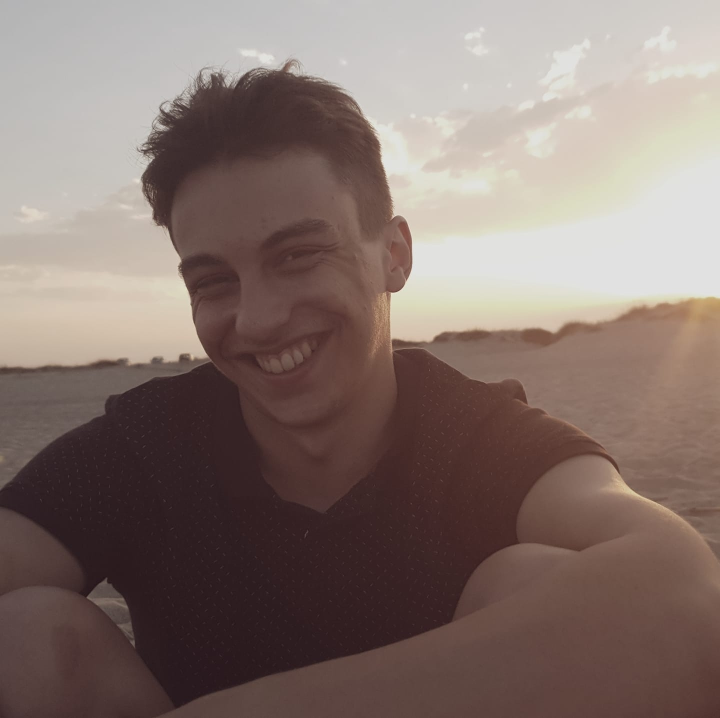
#> input picture image.jpg, 1440 x 1436 px (shown at 1/2 size)
$ python main.py image.jpg 5
#> lines starting #> are read from the running program, lines starting #| are printed output that depends on the picture
import argparse
import cv2
import math


def make_parser():
    parser = argparse.ArgumentParser()
    parser.add_argument("image", help="path to the image to be converted")
    parser.add_argument("ratio", type=int, help="x = one character for each block of x by x pixels")
    return parser


def main(args):
    array = [32, 46, 44, 39, 96, 34, 45, 126, 58, 95, 59, 43, 124, 94, 47, 92, 105, 114, 118, 121, 61, 106, 33, 40, 41,
             108, 60, 62, 84, 116, 73, 76, 89, 91, 93, 99, 102, 110, 74, 120, 122, 123, 125, 55, 117, 49, 63, 115, 37,
             42, 86, 88, 111, 107, 104, 119, 67, 70, 101, 112, 113, 35, 38, 65, 90, 109, 85, 97, 79, 36, 52, 80, 98,
             100, 72, 75, 103, 71, 68, 69, 81, 83, 87, 50, 51, 54, 57, 78, 53, 77, 82, 48, 56, 66, 64]
    img = cv2.imread(args.image, cv2.IMREAD_GRAYSCALE)
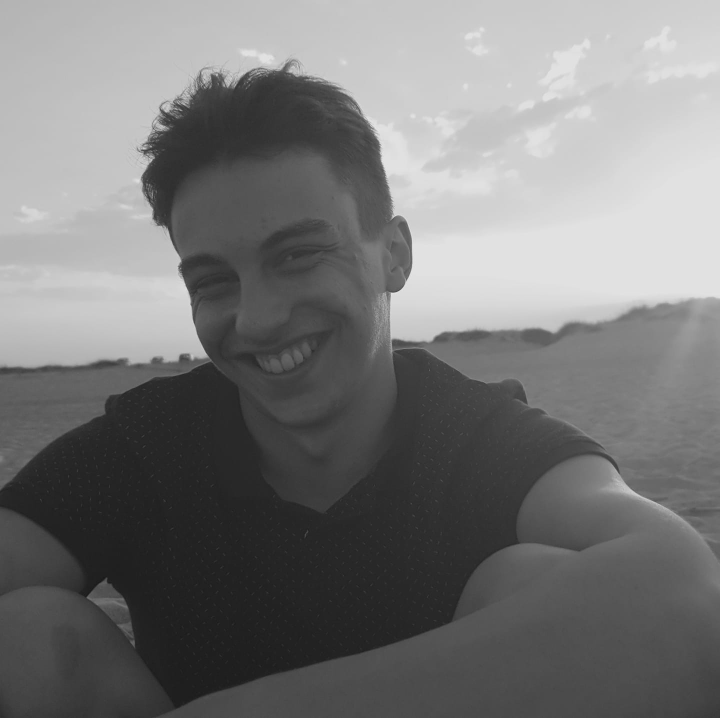
#> img: shape (1436, 1440) (shown at 1/2 size); min 22, max 237, mean 119.5
    if img is None:
        print(f"unable to find : {args.image}")
        return
    f = open("res.txt", "w")
    if f is None:
        print(f"unable to create : res.txt")
        return
    width = int(img.shape[1] / args.ratio)
#> width = 288
    height = int(img.shape[0] / args.ratio)
#> height = 287
    print(f"(width, height) : ({width}, {height})")
#| (width, height) : (288, 287)
    img_resized = cv2.resize(img, (width, height))
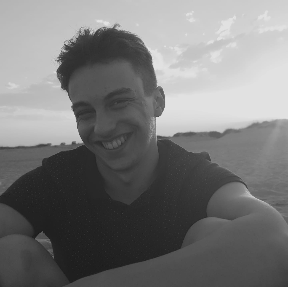
#> img_resized: shape (287, 288); min 25, max 228, mean 119.5
    for i in range(height):
        for j in range(width):
            lower_bound = 0
            upper_bound = 1 / 95
            for k in range(95):
                if lower_bound < 1 - img_resized[i][j] / 255 <= upper_bound:
                    f.write(chr(array[k]))
                    break
                lower_bound = upper_bound
                upper_bound += 1/95
        f.write('\n')


if __name__ == "__main__":
    args = make_parser().parse_args()
    main(args)
